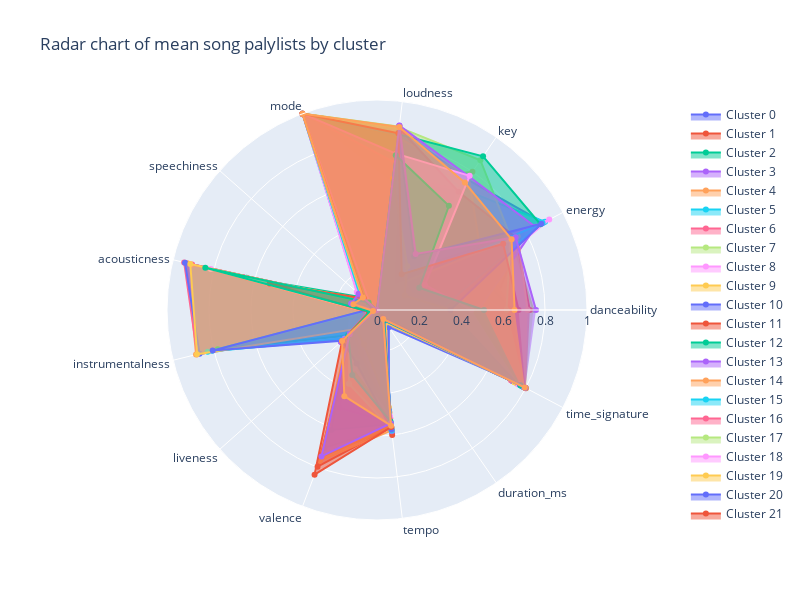

The notebook cell saved with this chart:
### Markdown cell above
####  Cluster analysis - radar chart

Having calculated the average score for each food by cluster, we now have a matrix that we can analyse. However, as data scientists with coding skills, we can visualise this information to gain a clearer understanding of why certain people are clustered together and why others aren't.

Visualising the data can help us to identify patterns and trends that would be difficult to see in a matrix. For example, we might be able to see that certain foods are consistently grouped together, while others are more spread out. This could suggest that there are different subgroups of students with different dietary preferences.

We can also use visualisation to identify outliers. For example, we might find a few students who have very different food preferences than the rest of the group. This could be due to a variety of factors, such as cultural background, medical conditions, or personal preferences.

### Code cell
# State the label for each arm of the chart
import plotly.graph_objects as go
categories = ['danceability', 'energy', 'key', 'loudness', 'mode', 'speechiness',
       'acousticness', 'instrumentalness', 'liveness', 'valence', 'tempo',
       'duration_ms', 'time_signature']


# Create an empty list to store the objects
trace_objects = []

# Iterate over the unique cluster numbers and add an object for each cluster to the list
for cluster in sorted(songs_df_cl_mm['cluster'].unique()):
  cluster_food_means = go.Scatterpolar(
    r=[songs_df_cl_mm.loc[songs_df_cl_mm["cluster"] == cluster, 'danceability'].mean(),
      songs_df_cl_mm.loc[songs_df_cl_mm["cluster"] == cluster, 'energy'].mean(),
      songs_df_cl_mm.loc[songs_df_cl_mm["cluster"] == cluster, 'key'].mean(),
      songs_df_cl_mm.loc[songs_df_cl_mm["cluster"] == cluster, 'loudness'].mean(),
      songs_df_cl_mm.loc[songs_df_cl_mm["cluster"] == cluster, 'mode'].mean(),
      songs_df_cl_mm.loc[songs_df_cl_mm["cluster"] == cluster, 'speechiness'].mean(),
      songs_df_cl_mm.loc[songs_df_cl_mm["cluster"] == cluster, 'acousticness'].mean(),
      songs_df_cl_mm.loc[songs_df_cl_mm["cluster"] == cluster, 'instrumentalness'].mean(),
      songs_df_cl_mm.loc[songs_df_cl_mm["cluster"] == cluster, 'liveness'].mean(),
      songs_df_cl_mm.loc[songs_df_cl_mm["cluster"] == cluster, 'valence'].mean(),
      songs_df_cl_mm.loc[songs_df_cl_mm["cluster"] == cluster, 'tempo'].mean(),
      songs_df_cl_mm.loc[songs_df_cl_mm["cluster"] == cluster, 'duration_ms'].mean(),
      songs_df_cl_mm.loc[songs_df_cl_mm["cluster"] == cluster, 'time_signature'].mean()],
    theta=categories,
    fill='toself',
    name=f'Cluster {cluster}'
  )
  trace_objects.append(cluster_food_means)

# Add the objects to the figure
fig = go.Figure()
fig.add_traces(trace_objects)

# Add extras to the plot such as title
# You'll always need `polar=dict(radialaxis=dict(visible=True,range=[0, 1]))` when creating a radar plot
fig.update_layout(
  title_text = 'Radar chart of mean song palylists by cluster',
  height = 600,
  width = 800,
  polar=dict(
    radialaxis=dict(
      visible=True,
      range=[0, 1]
    )),
  showlegend=True
)

# Show the initialised plot and the layers
fig.show()

### Figure 1 — Plotly figure (JSON) as saved in the notebook; plotly's stock layout.template omitted (floating-point values rounded to 4 significant figures)
{"data": [{"fill": "toself", "name": "Cluster 0", "r": [0.3257, 0.896, 0.7563, 0.8689, 1, 0.1238, 0.02388, 0.104, 0.2192, 0.2299, 0.5857, 0.06172, 0.7764], "theta": ["danceability", "energy", "key", "loudness", "mode", "speechiness", "acousticness", "instrumentalness", "liveness", "valence", "tempo", "duration_ms", "time_signature"], "type": "scatterpolar"}, {"fill": "toself", "name": "Cluster 1", "r": [0.5465, 0.7776, 0.2223, 0.8829, 0, 0.08436, 0.07417, 0.02414, 0.2281, 0.3328, 0.5995, 0.05242, 0.79], "theta": ["danceability", "energy", "key", "loudness", "mode", "speechiness", "acousticness", "instrumentalness", "liveness", "valence", "tempo", "duration_ms", "time_signature"], "type": "scatterpolar"}, {"fill": "toself", "name": "Cluster 2", "r": [0.6443, 0.487, 0.3059, 0.8166, 0, 0.09075, 0.6397, 0.03804, 0.1895, 0.6108, 0.5464, 0.05338, 0.7838], "theta": ["danceability", "energy", "key", "loudness", "mode", "speechiness", "acousticness", "instrumentalness", "liveness", "valence", "tempo", "duration_ms", "time_signature"], "type": "scatterpolar"}, {"fill": "toself", "name": "Cluster 3", "r": [0.5954, 0.4017, 0.1742, 0.803, 1, 0.05598, 0.6578, 0.04161, 0.1788, 0.4994, 0.5417, 0.04971, 0.7888], "theta": ["danceability", "energy", "key", "loudness", "mode", "speechiness", "acousticness", "instrumentalness", "liveness", "valence", "tempo", "duration_ms", "time_signature"], "type": "scatterpolar"}, {"fill": "toself", "name": "Cluster 4", "r": [0.3339, 0.1296, 0.7998, 0.6144, 0, 0.04853, 0.9304, 0.8874, 0.1297, 0.1747, 0.4917, 0.07816, 0.7526], "theta": ["danceability", "energy", "key", "loudness", "mode", "speechiness", "acousticness", "instrumentalness", "liveness", "valence", "tempo", "duration_ms", "time_signature"], "type": "scatterpolar"}, {"fill": "toself", "name": "Cluster 5", "r": [0.294, 0.9038, 0.703, 0.8486, 1, 0.1094, 0.01306, 0.8091, 0.2124, 0.2583, 0.5648, 0.05978, 0.7865], "theta": ["danceability", "energy", "key", "loudness", "mode", "speechiness", "acousticness", "instrumentalness", "liveness", "valence", "tempo", "duration_ms", "time_signature"], "type": "scatterpolar"}, {"fill": "toself", "name": "Cluster 6", "r": [0.3481, 0.1434, 0.6984, 0.6338, 1, 0.05068, 0.9458, 0.8816, 0.132, 0.184, 0.5211, 0.06628, 0.7312], "theta": ["danceability", "energy", "key", "loudness", "mode", "speechiness", "acousticness", "instrumentalness", "liveness", "valence", "tempo", "duration_ms", "time_signature"], "type": "scatterpolar"}, {"fill": "toself", "name": "Cluster 7", "r": [0.7445, 0.7242, 0.8667, 0.8759, 0, 0.1058, 0.156, 0.02465, 0.1808, 0.7023, 0.5577, 0.05142, 0.7994], "theta": ["danceability", "energy", "key", "loudness", "mode", "speechiness", "acousticness", "instrumentalness", "liveness", "valence", "tempo", "duration_ms", "time_signature"], "type": "scatterpolar"}, {"fill": "toself", "name": "Cluster 8", "r": [0.2931, 0.9262, 0.1731, 0.8649, 1, 0.1284, 0.003027, 0.1308, 0.1872, 0.2077, 0.5576, 0.05959, 0.7602], "theta": ["danceability", "energy", "key", "loudness", "mode", "speechiness", "acousticness", "instrumentalness", "liveness", "valence", "tempo", "duration_ms", "time_signature"], "type": "scatterpolar"}, {"fill": "toself", "name": "Cluster 9", "r": [0.636, 0.5606, 0.7689, 0.8276, 1, 0.07791, 0.5862, 0.04112, 0.1875, 0.7485, 0.5639, 0.0475, 0.7937], "theta": ["danceability", "energy", "key", "loudness", "mode", "speechiness", "acousticness", "instrumentalness", "liveness", "valence", "tempo", "duration_ms", "time_signature"], "type": "scatterpolar"}, {"fill": "toself", "name": "Cluster 10", "r": [0.3074, 0.1193, 0.1599, 0.6052, 1, 0.04771, 0.9415, 0.8703, 0.1387, 0.1517, 0.4724, 0.09926, 0.7281], "theta": ["danceability", "energy", "key", "loudness", "mode", "speechiness", "acousticness", "instrumentalness", "liveness", "valence", "tempo", "duration_ms", "time_signature"], "type": "scatterpolar"}, {"fill": "toself", "name": "Cluster 11", "r": [0.7281, 0.7454, 0.6842, 0.8719, 1, 0.09371, 0.1035, 0.0179, 0.1605, 0.7981, 0.5634, 0.04843, 0.8006], "theta": ["danceability", "energy", "key", "loudness", "mode", "speechiness", "acousticness", "instrumentalness", "liveness", "valence", "tempo", "duration_ms", "time_signature"], "type": "scatterpolar"}, {"fill": "toself", "name": "Cluster 12", "r": [0.3458, 0.8786, 0.889, 0.8426, 0, 0.113, 0.02413, 0.781, 0.1823, 0.2716, 0.577, 0.06054, 0.7729], "theta": ["danceability", "energy", "key", "loudness", "mode", "speechiness", "acousticness", "instrumentalness", "liveness", "valence", "tempo", "duration_ms", "time_signature"], "type": "scatterpolar"}, {"fill": "toself", "name": "Cluster 13", "r": [0.4832, 0.852, 0.7722, 0.8846, 0, 0.1122, 0.03547, 0.05165, 0.2299, 0.272, 0.5812, 0.05602, 0.7874], "theta": ["danceability", "energy", "key", "loudness", "mode", "speechiness", "acousticness", "instrumentalness", "liveness", "valence", "tempo", "duration_ms", "time_signature"], "type": "scatterpolar"}, {"fill": "toself", "name": "Cluster 14", "r": [0.717, 0.7567, 0.1222, 0.871, 1, 0.09325, 0.1001, 0.027, 0.1761, 0.7674, 0.5774, 0.04983, 0.7984], "theta": ["danceability", "energy", "key", "loudness", "mode", "speechiness", "acousticness", "instrumentalness", "liveness", "valence", "tempo", "duration_ms", "time_signature"], "type": "scatterpolar"}, {"fill": "toself", "name": "Cluster 15", "r": [0.2978, 0.8904, 0.1337, 0.8407, 1, 0.1081, 0.01421, 0.8306, 0.2022, 0.2636, 0.5782, 0.05742, 0.7717], "theta": ["danceability", "energy", "key", "loudness", "mode", "speechiness", "acousticness", "instrumentalness", "liveness", "valence", "tempo", "duration_ms", "time_signature"], "type": "scatterpolar"}, {"fill": "toself", "name": "Cluster 16", "r": [0.3699, 0.1741, 0.2199, 0.7069, 1, 0.05038, 0.9067, 0.05295, 0.1556, 0.2176, 0.5169, 0.06478, 0.7204], "theta": ["danceability", "energy", "key", "loudness", "mode", "speechiness", "acousticness", "instrumentalness", "liveness", "valence", "tempo", "duration_ms", "time_signature"], "type": "scatterpolar"}, {"fill": "toself", "name": "Cluster 17", "r": [0.6169, 0.7169, 0.1394, 0.8793, 1, 0.09596, 0.08654, 0.01715, 0.1755, 0.3761, 0.5699, 0.05313, 0.7984], "theta": ["danceability", "energy", "key", "loudness", "mode", "speechiness", "acousticness", "instrumentalness", "liveness", "valence", "tempo", "duration_ms", "time_signature"], "type": "scatterpolar"}, {"fill": "toself", "name": "Cluster 18", "r": [0.4496, 0.2583, 0.7766, 0.7499, 1, 0.04569, 0.815, 0.04265, 0.2062, 0.2985, 0.5099, 0.05805, 0.7614], "theta": ["danceability", "energy", "key", "loudness", "mode", "speechiness", "acousticness", "instrumentalness", "liveness", "valence", "tempo", "duration_ms", "time_signature"], "type": "scatterpolar"}, {"fill": "toself", "name": "Cluster 19", "r": [0.3533, 0.1492, 0.2538, 0.6287, 0, 0.04872, 0.9157, 0.8827, 0.1364, 0.1751, 0.4665, 0.07362, 0.7391], "theta": ["danceability", "energy", "key", "loudness", "mode", "speechiness", "acousticness", "instrumentalness", "liveness", "valence", "tempo", "duration_ms", "time_signature"], "type": "scatterpolar"}, {"fill": "toself", "name": "Cluster 20", "r": [0.3499, 0.8838, 0.3105, 0.8485, 0, 0.1006, 0.02519, 0.8058, 0.2201, 0.273, 0.5734, 0.06181, 0.7684], "theta": ["danceability", "energy", "key", "loudness", "mode", "speechiness", "acousticness", "instrumentalness", "liveness", "valence", "tempo", "duration_ms", "time_signature"], "type": "scatterpolar"}, {"fill": "toself", "name": "Cluster 21", "r": [0.6742, 0.6786, 0.2071, 0.8477, 1, 0.08318, 0.5262, 0.0395, 0.2218, 0.8385, 0.5612, 0.04165, 0.7976], "theta": ["danceability", "energy", "key", "loudness", "mode", "speechiness", "acousticness", "instrumentalness", "liveness", "valence", "tempo", "duration_ms", "time_signature"], "type": "scatterpolar"}, {"fill": "toself", "name": "Cluster 22", "r": [0.5095, 0.2274, 0.6026, 0.7421, 0, 0.05363, 0.842, 0.03445, 0.1819, 0.3316, 0.5349, 0.05861, 0.7714], "theta": ["danceability", "energy", "key", "loudness", "mode", "speechiness", "acousticness", "instrumentalness", "liveness", "valence", "tempo", "duration_ms", "time_signature"], "type": "scatterpolar"}, {"fill": "toself", "name": "Cluster 23", "r": [0.7573, 0.7454, 0.3243, 0.8834, 0, 0.1169, 0.1269, 0.008451, 0.1741, 0.7455, 0.5435, 0.05098, 0.7966], "theta": ["danceability", "energy", "key", "loudness", "mode", "speechiness", "acousticness", "instrumentalness", "liveness", "valence", "tempo", "duration_ms", "time_signature"], "type": "scatterpolar"}, {"fill": "toself", "name": "Cluster 24", "r": [0.6551, 0.7239, 0.7371, 0.8777, 1, 0.08995, 0.1159, 0.01951, 0.2222, 0.4386, 0.5548, 0.05248, 0.7949], "theta": ["danceability", "energy", "key", "loudness", "mode", "speechiness", "acousticness", "instrumentalness", "liveness", "valence", "tempo", "duration_ms", "time_signature"], "type": "scatterpolar"}], "layout": {"height": 600, "polar": {"radialaxis": {"range": [0, 1], "visible": true}}, "showlegend": true, "title": {"text": "Radar chart of mean song palylists by cluster"}, "width": 800}}
